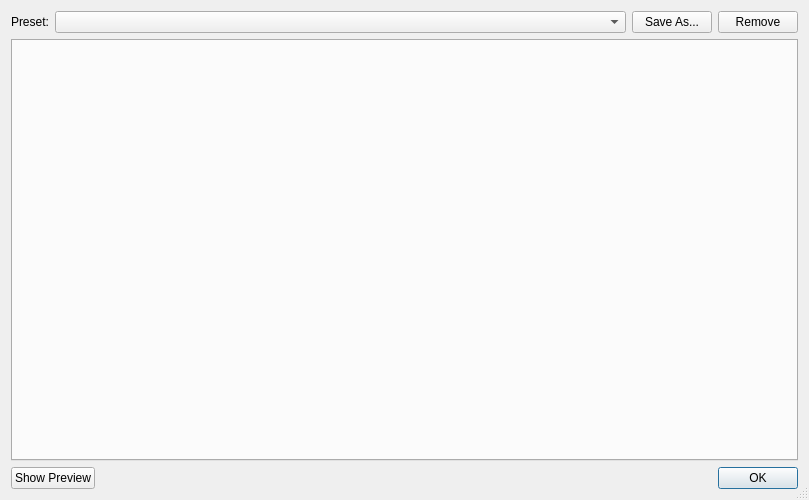
<?xml version="1.0" encoding="UTF-8"?>
<ui version="4.0">
 <class>DialogConvert</class>
 <widget class="QDialog" name="DialogConvert">
  <property name="geometry">
   <rect>
    <x>0</x>
    <y>0</y>
    <width>809</width>
    <height>500</height>
   </rect>
  </property>
  <property name="windowTitle">
   <string>Conversion options</string>
  </property>
  <property name="sizeGripEnabled">
   <bool>true</bool>
  </property>
  <layout class="QVBoxLayout" name="verticalLayout">
   <item>
    <layout class="QHBoxLayout" name="horizontalLayout">
     <item>
      <widget class="QLabel" name="label">
       <property name="sizePolicy">
        <sizepolicy hsizetype="Minimum" vsizetype="Preferred">
         <horstretch>0</horstretch>
         <verstretch>0</verstretch>
        </sizepolicy>
       </property>
       <property name="text">
        <string>Preset:</string>
       </property>
      </widget>
     </item>
     <item>
      <widget class="QComboBox" name="comboBoxPresets">
       <property name="sizePolicy">
        <sizepolicy hsizetype="Expanding" vsizetype="Fixed">
         <horstretch>0</horstretch>
         <verstretch>0</verstretch>
        </sizepolicy>
       </property>
      </widget>
     </item>
     <item>
      <widget class="QPushButton" name="pushButtonPresetSaveAs">
       <property name="text">
        <string>Save As...</string>
       </property>
      </widget>
     </item>
     <item>
      <widget class="QPushButton" name="pushButtonPresetRemove">
       <property name="text">
        <string>Remove</string>
       </property>
      </widget>
     </item>
    </layout>
   </item>
   <item>
    <widget class="QTabWidget" name="tabWidgetSetupParts">
     <property name="currentIndex">
      <number>-1</number>
     </property>
    </widget>
   </item>
   <item>
    <layout class="QHBoxLayout" name="horizontalLayout_3">
     <item>
      <widget class="QPushButton" name="pushButtonPreview">
       <property name="sizePolicy">
        <sizepolicy hsizetype="Preferred" vsizetype="Fixed">
         <horstretch>0</horstretch>
         <verstretch>0</verstretch>
        </sizepolicy>
       </property>
       <property name="text">
        <string>Show Preview</string>
       </property>
      </widget>
     </item>
     <item>
      <widget class="QDialogButtonBox" name="buttonBox">
       <property name="orientation">
        <enum>Qt::Horizontal</enum>
       </property>
       <property name="standardButtons">
        <set>QDialogButtonBox::Ok</set>
       </property>
      </widget>
     </item>
    </layout>
   </item>
  </layout>
 </widget>
 <resources/>
 <connections>
  <connection>
   <sender>buttonBox</sender>
   <signal>accepted()</signal>
   <receiver>DialogConvert</receiver>
   <slot>accept()</slot>
   <hints>
    <hint type="sourcelabel">
     <x>248</x>
     <y>254</y>
    </hint>
    <hint type="destinationlabel">
     <x>157</x>
     <y>274</y>
    </hint>
   </hints>
  </connection>
  <connection>
   <sender>buttonBox</sender>
   <signal>rejected()</signal>
   <receiver>DialogConvert</receiver>
   <slot>reject()</slot>
   <hints>
    <hint type="sourcelabel">
     <x>316</x>
     <y>260</y>
    </hint>
    <hint type="destinationlabel">
     <x>286</x>
     <y>274</y>
    </hint>
   </hints>
  </connection>
 </connections>
</ui>
